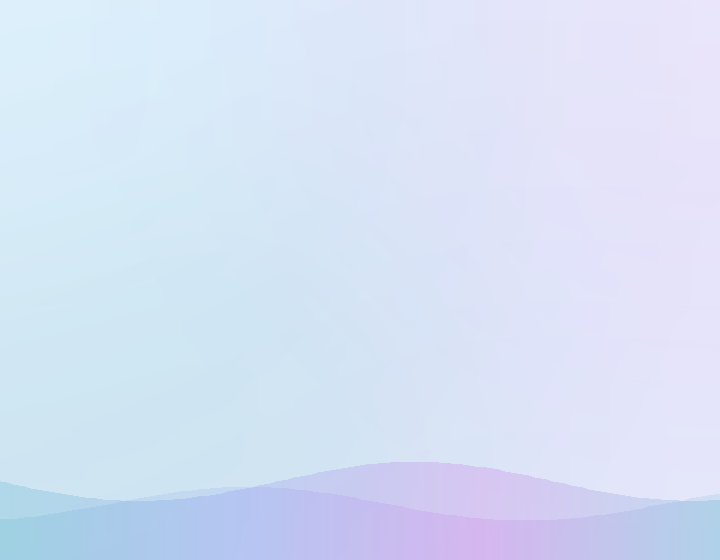
#> input picture TurKod-v3.2.0/sihirbaz/arka.png, 720 x 560 px
$ python ikon_kucult.py sihirbaz/arka.png sihirbaz/sihirbaz.png
#> lines starting #> are read from the running program, lines starting #| are printed output that depends on the picture
#> in main, src is the input picture: PIL image 720x560 RGB; mean R, G, B 214.6, 225.6, 245.9
"""Kaynak .ico'yu küçük, çok boyutlu (16-256 px) bir Windows ikonuna çevirir.

Neden: Inno Setup, 1.8 MB'lık kaynak ikonda "Resource update error: File is too large"
hatası veriyor. Ayrıca Windows görev çubuğu / başlık çubuğu ölçeğe göre 16, 20, 24, 32,
40, 48 ... px kare ister; ikonda o boyut yoksa kendisi küçültür ve sonuç bulanık olur
(Flutter'ın ürettiği app_icon.ico yalnızca 48 px içeriyordu). Burada her boyut ayrı
kare olarak yazılır; kaynakta o boyutta elle hazırlanmış kare varsa o kullanılır.

Kullanım:  python ikon_kucult.py KAYNAK.ico|KAYNAK.png HEDEF.ico
Çıkış kodu 0 = başarılı. Pillow gerekir (pip install pillow).
"""
import os
import sys

from PIL import Image

BOYUTLAR = [16, 20, 24, 32, 40, 48, 64, 96, 128, 256]
SINIR_BAYT = 600 * 1024


def _kare_256(img):
    """En büyük kareyi kırpıp şeffaf 256x256 tuvale ortalayarak sığdırır.

    editor-logo.ico'nun 256 px karesinde içerik sola kaymış ve çevresinde ~%15 boşluk
    var; bundan küçültülen kareler görev çubuğunda küçük ve bulanık görünüyordu.
    """
    img = img.convert("RGBA")
    kutu = img.getchannel("A").point(lambda v: 255 if v > 8 else 0).getbbox()
#> kutu = (0, 0, 720, 560)
    if kutu:
        img = img.crop(kutu)
    oran = 256 / max(img.size)
#> oran = 0.356
    img = img.resize((max(1, round(img.size[0] * oran)), max(1, round(img.size[1] * oran))),
                     Image.LANCZOS)
#> img: PIL image 256x199 RGBA
    tuval = Image.new("RGBA", (256, 256), (0, 0, 0, 0))
#> tuval: PIL image 256x256 RGBA; every value is 0
    tuval.paste(img, ((256 - img.size[0]) // 2, (256 - img.size[1]) // 2))
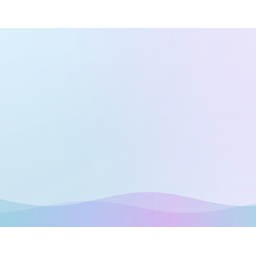
#> tuval: PIL image 256x256 RGBA; mean R, G, B, A 166.8, 175.4, 191.2, 198.2; transparent parts drawn white
    return tuval


def main():
    if len(sys.argv) != 3:
        sys.exit("Kullanım: python ikon_kucult.py KAYNAK.ico HEDEF.ico")
    kaynak, hedef = sys.argv[1], sys.argv[2]

    src = Image.open(kaynak)
    hazir = {}                       # kaynakta zaten bulunan kare boyutlar
    if src.format == "ICO":
        for w, h in src.ico.sizes():
            if w == h:
                hazir[w] = src.ico.getimage((w, h)).convert("RGBA")
    src.load()                       # Pillow en büyük kareyi yükler
    buyuk = _kare_256(src)

    kareler = []
    for b in BOYUTLAR:
        kare = buyuk if b == 256 else hazir.get(b)
        if kare is None or kare.size != (b, b):
            kare = buyuk.resize((b, b), Image.LANCZOS)
        kareler.append(kare)
#> this loop made 10 passes
#> pass 1, in main, `kare = buyuk.resize((b, b), Image.LANCZOS)`:
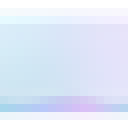
#> kare: PIL image 16x16 RGBA (shown 8 times larger); mean R, G, B, A 187.6, 197, 215.5, 198.3; transparent parts drawn white
#> pass 2, in main, `kare = buyuk.resize((b, b), Image.LANCZOS)`:
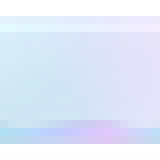
#> kare: PIL image 20x20 RGBA (shown 8 times larger); mean R, G, B, A 193.6, 202.4, 219.2, 197.9; transparent parts drawn white
#> after the loop, kareler = 10 items

    # Pillow, append_images içindeki boyutu tutan kareyi yeniden ölçeklemeden yazar.
    kareler[-1].save(hedef, format="ICO", sizes=[(b, b) for b in BOYUTLAR],
                     append_images=kareler[:-1])

    boyut = os.path.getsize(hedef)
    print(f"{hedef}: {boyut // 1024} KB, kareler: {BOYUTLAR}")
    if boyut > SINIR_BAYT:
        sys.exit(f"Çıktı hâlâ büyük ({boyut} bayt).")


if __name__ == "__main__":
    main()
